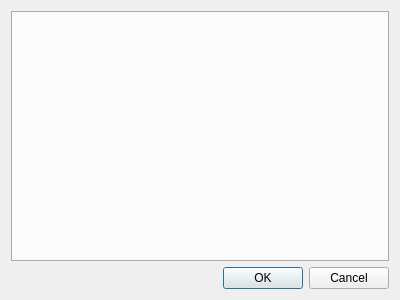
<?xml version="1.0" encoding="UTF-8"?>
<ui version="4.0">
 <class>XfstkSettingsDialog</class>
 <widget class="QDialog" name="XfstkSettingsDialog">
  <property name="geometry">
   <rect>
    <x>0</x>
    <y>0</y>
    <width>400</width>
    <height>300</height>
   </rect>
  </property>
  <property name="windowTitle">
   <string>Dialog</string>
  </property>
  <layout class="QGridLayout" name="gridLayout_2">
   <item row="0" column="0">
    <layout class="QGridLayout" name="gridLayout">
     <item row="0" column="0">
      <widget class="QTabWidget" name="OptionInterfaceTabDock">
       <property name="tabPosition">
        <enum>QTabWidget::South</enum>
       </property>
       <property name="currentIndex">
        <number>-1</number>
       </property>
      </widget>
     </item>
    </layout>
   </item>
   <item row="1" column="0">
    <widget class="QDialogButtonBox" name="buttonBox">
     <property name="orientation">
      <enum>Qt::Horizontal</enum>
     </property>
     <property name="standardButtons">
      <set>QDialogButtonBox::Cancel|QDialogButtonBox::Ok</set>
     </property>
    </widget>
   </item>
  </layout>
 </widget>
 <resources/>
 <connections>
  <connection>
   <sender>buttonBox</sender>
   <signal>accepted()</signal>
   <receiver>XfstkSettingsDialog</receiver>
   <slot>accept()</slot>
   <hints>
    <hint type="sourcelabel">
     <x>248</x>
     <y>254</y>
    </hint>
    <hint type="destinationlabel">
     <x>157</x>
     <y>274</y>
    </hint>
   </hints>
  </connection>
  <connection>
   <sender>buttonBox</sender>
   <signal>rejected()</signal>
   <receiver>XfstkSettingsDialog</receiver>
   <slot>reject()</slot>
   <hints>
    <hint type="sourcelabel">
     <x>316</x>
     <y>260</y>
    </hint>
    <hint type="destinationlabel">
     <x>286</x>
     <y>274</y>
    </hint>
   </hints>
  </connection>
 </connections>
</ui>
